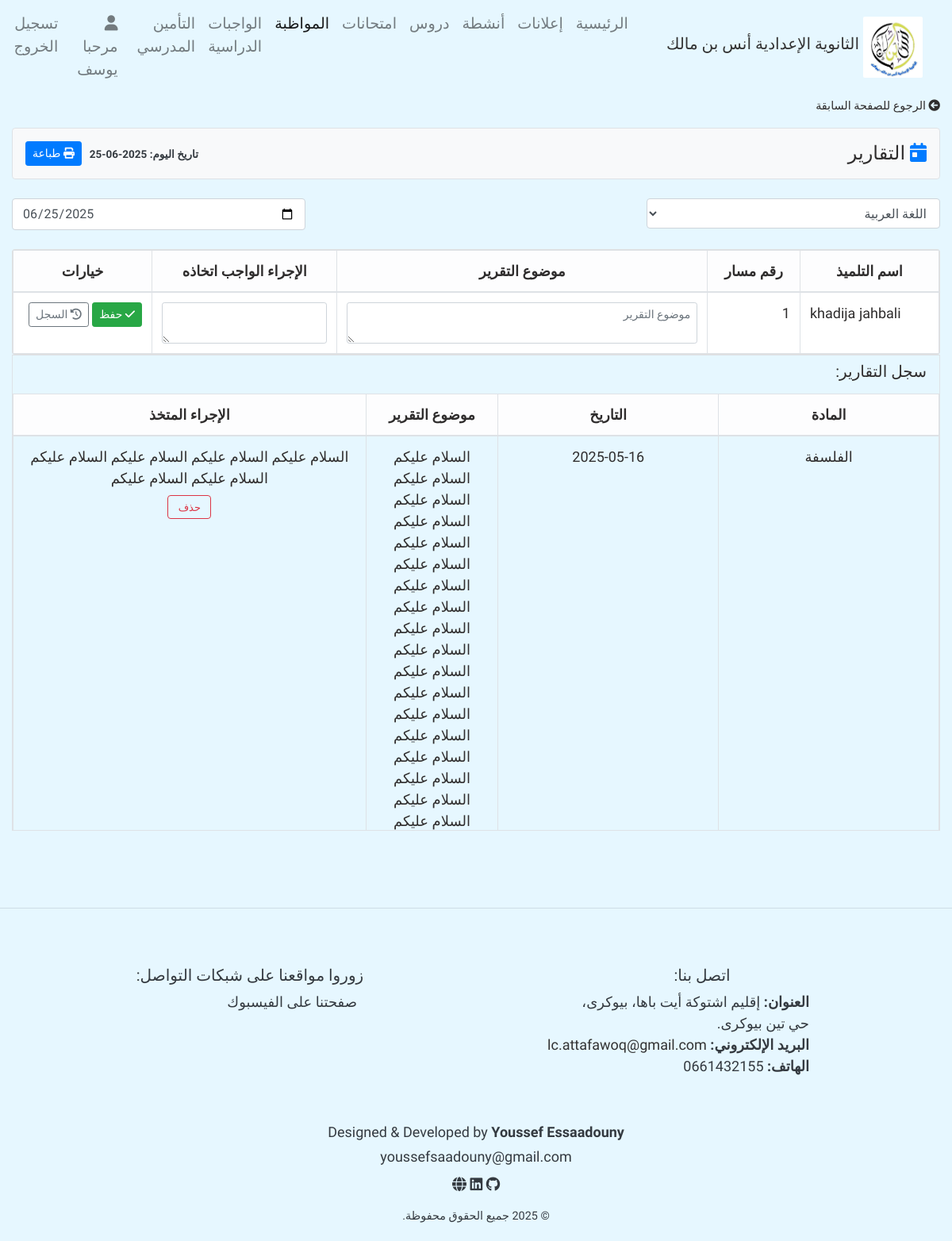
Page /add_reports/12 (signed in) on the committed database.
### home/models.py (models this page shows, shortened)
class UserProfile(models.Model):
    user = models.ForeignKey(User, on_delete = models.CASCADE)
    firstname = models.CharField(max_length = 100)
    lastname = models.CharField(max_length = 100)
    User_Type = models.CharField(max_length = 100, null = True, blank = True)
    email = models.EmailField(null = True, blank=  True)

class Student(models.Model):
    massar_num = models.CharField(max_length = 50, null = True, blank = True)
    first_name = models.CharField(max_length = 50)
    last_name = models.CharField(max_length = 50)
    sections = models.ForeignKey(Section, related_name="students", blank = True, null = True, on_delete = models.SET_NULL)
    number_phone = models.CharField(max_length = 14, null = True, blank = True)
    parentEmail = models.EmailField(null=True, blank = True)

class Report(models.Model):
    title = models.CharField(max_length=100, verbose_name="الإجراء الواجب اتخاذه")
    material = models.ForeignKey(Subject, on_delete=models.CASCADE, verbose_name="المادة")
    student = models.ForeignKey(Student, on_delete=models.CASCADE, verbose_name="التلميذ")
    content = models.TextField(verbose_name="محتوى التقرير")
    instructions = models.TextField(verbose_name="الإجراء الواجب اتخاذه", default= '/')
    date = models.DateField(verbose_name="تاريخ التقرير")
    counter = models.PositiveIntegerField(null = True)
    class Meta:
        ordering = ['-date']

class Subject(models.Model):
    name = models.CharField(max_length = 100)
    def __str__(self):
        return self.name

### home/decorator.py (the view)
        def wrapper_funct(request, *args, **kwargs):
            group = None
            if request.user.groups.exists():
                group = request.user.groups.all()[0].name
            if group and group in allowed_roles:
                return view_func(request, *args, **kwargs)
            else:
                return HttpResponse('أنت غير مؤهل لزيارة هذه الصفحة.')

### home/decorator.py (called while the page is built)
def allowed_user(allowed_roles = []):
    def decorator(view_func):
        def wrapper_funct(request, *args, **kwargs):
            group = None
            if request.user.groups.exists():
                group = request.user.groups.all()[0].name
            if group and group in allowed_roles:
                return view_func(request, *args, **kwargs)
            else:
                return HttpResponse('أنت غير مؤهل لزيارة هذه الصفحة.')
        return wrapper_funct
    return decorator

### home/views.py (called while the page is built, shortened)
@allowed_user(allowed_roles=['general_surveillance', 'admin'])
def add_reports(request, id):
    whatsapp_url = None
    message = None
    user = request.user
    user_info = UserProfile.objects.get(user = user)
    student = Student.objects.get(id = id)
    all_materials = Subject.objects.all()
    material = None
    year = time_zone.now().year
    reports = Report.objects.filter(date__year = year, student = student)
    context = {
        'user_info' : user_info,
        'message' : message,
        'all_materials' : all_materials,
        'material' : material,
        'student': student,
        'reports' : reports,
        'whatsapp_url' : whatsapp_url
    }
    return render(request, 'pages/attendance/reports/add_reports.html', context)

### templates/pages/attendance/reports/add_reports.html (shortened to what this page needs)
{% extends 'base.html' %}
{% load static %}
{% block content %}
<div class="container-fluid">
      {% if message %}
    <h4>
      {{message}}
    </h4>
      {% else %}
      <div class="mb-3 text-start">
        <a href="{% url 'StudentAttendance' student.id %}" class="text-decoration-none" style="color: inherit; font-size: 0.9rem;">
          <i class="fas fa-arrow-circle-left me-1"></i> الرجوع للصفحة السابقة
        </a>
      </div>
      <div class="row mb-4">
        <div class="col-12">
          <div class="d-flex justify-content-between align-items-center p-3 bg-light border rounded">
              <h4 class="mb-0">
                <i class="fas fa-calendar-day text-primary me-2"></i> التقارير
              </h4>
              <div>
                <span class="badge  text-dark me-2">تاريخ اليوم: {% now "Y-m-d" %}</span>
                <button class="btn btn-sm btn-primary" onclick="window.print()">
                  <i class="fas fa-print me-1"></i> طباعة
                </button>
              </div>
          </div>
        </div>
      </div>
      <form action="{% url 'add_reports' student.id %}" method="post">
          <div class="row mb-3 d-flex justify-content-between">
            <div class="col-4  mb-2">
                <select name="material" class="form-select form-control" id="">
                      {% for m in all_materials %}
                      <option value="{{m.id}}" >{{m.name}}</option>
                      {% endfor %}
                </select>
            </div>
            <div class="col-md-4 mb-2">
              <input name="date" type="date" class="form-control" value="{% now 'Y-m-d' %}">
            </div>
          </div>
          <div class="row">
            <div class="col-12">
              <div class="card shadow-sm">
                <div class="card-body p-0">
                  <div style="overflow-x: auto; width: 100%;">
                    <table class="table table-hover table-bordered mb-0" style="width: auto; min-width: 100%;">
                      <thead class="table-light">
                        <tr>
                          <th style="text-align: center; font-size: large" width="15%">اسم التلميذ</th>
                          <th style="text-align: center;" width="10%">رقم مسار</th>
                          <th style="text-align: center; font-size: large;" width="40%">موضوع التقرير</th>
                          <th style="text-align: center; font-size: large" width="20%"> الإجراء الواجب اتخاذه</th>
                          <th style="text-align: center; font-size: large" width="15%">خيارات</th>
                        </tr>
                      </thead>
                      <tbody>
                        <tr>
                          <td style="text-align: end;" width="15%">{{student.first_name}} {{student.last_name}}</td>
                          <td width="10%">{{student.massar_num}}</td>
                          <td width="40%" style="white-space: nowrap;">
                            <textarea type="text"  required class="form-control form-control-sm" name="report_content" placeholder="موضوع التقرير"></textarea>
                          </td>
                          <td width="20%" style="white-space: nowrap;">
                            <textarea type="text"  required class="form-control form-control-sm" name="instructions" ></textarea>
                          </td>
                          <td style="white-space: nowrap;" width="15%">
                            <button type="submit" class="btn btn-sm btn-success me-1">
                              <i class="fas fa-check"></i> حفظ
                            </button>
                            <a href="{% url 'studentTotalreports' student.id %}" id="history" style="text-decoration: none;"  class="btn btn-sm btn-outline-secondary ">
                              <i class="fas fa-history"></i>  السجل
                            </a>
                          </td>
                        </tr>
                      </tbody>
                    </table>
                  </div>
                </div>
              </div>
            </div>
          </div>
      </form>
      <div class="table-responsive border" style="max-height: 600px; overflow-y: auto;">
        <h5 class="mx-3 my-2">سجل التقارير:</h5>
        {% if reports %}
        <table class="table table-hover table-bordered my-3" style="table-layout: fixed; width: 100%;">
          <thead class="table-light justify-content-center" style="position: sticky; top: 0; z-index: 1;">
            <tr  >
              <th style="width: 25%; text-align:center; font-size: large">المادة</th>
              <th style="width: 25%; text-align:center; font-size: large">التاريخ</th>
              <th style="width: 15%; text-align:center; font-size: large">موضوع التقرير</th>
              <th style="width: 40%; text-align:center; font-size: large">الإجراء المتخذ  </th>
            </tr>
          </thead>
          <tbody>
            {% for r in reports %}
              <tr >
                <td style="word-wrap: break-word;text-align:center">{{r.material}} </td>
                <td style="white-space: nowrap;text-align:center">{{r.date|date:'Y-m-d'}}</td>
                <td style="text-align:center" class="">{{r.content}}</td>
                <td style="text-align:center; word-wrap: break-word; max-width: 0; overflow: hidden; text-overflow: ellipsis;" title="{{a.notes}}">
                  {{r.instructions}}
                  <br>
                  <a href="{% url 'Delete' r.id %}?page=reports" onclick="return confirm ('هل أنت متأكد من الحذف؟')"  class="btn btn-outline-danger my-2 mx-auto" style="height: 30px; width: 55px; text-align: center; font-size:small;display: flex; justify-content: center; align-items: center;" onclick="return confirm('هل أنت متأكد من الحذف؟');">    حذف  </a>
                </td>
              </tr>
          {% endfor %}
            </tbody>
          </table>
          {% else %}
            <center>
              <p class="m-3">
              لا يوجد أي تقرير لعرضه
              </p
            </center>
          {% endif %}
      </div>
  {% endif %}
</div>
{% endblock %}

### templates/parts/navbar.html (shortened to what this page needs)
 {% load static %}
 <nav class="navbar navbar-expand-lg navbar-light " style="font-size:medium; font-weight:normal" dir="rtl">
        <a href="/" class="navbar-brand text-center d-flex align-items-center">
            <img src="{% static 'photos/aim.jpg' %}" alt="شعار الثانوية الإعدادية أنس بن مالك ">
            <h5>الثانوية الإعدادية أنس بن مالك </h5>
        </a>
        <div id="navbarContent" class="collapse navbar-collapse justify-content-center">
            <ul class="navbar-nav" style="border-radius:2px; color:#f8f9fa">
                <li class="nav-item {% if request.path == '/' %} active {% endif %} "><a href="/" class="nav-link">  الرئيسية</a></li>
                <li class="nav-item {% if request.resolver_match.url_name == 'announce' or request.resolver_match.url_name == 'add_announce' %} active {% endif %}"><a href="{% url 'announce' %}" class="nav-link">إعلانات</a></li>
                <li class="nav-item {% if request.resolver_match.url_name == 'ShowActivities' or request.resolver_match.url_name == 'add_activity' %} active {% endif %}"><a href="{% url 'ShowActivities' %}" class="nav-link">أنشطة</a></li>
                <li class="nav-item   "><a href=" {% if 'admin' in request.user.groups.all|join:',' or 'teacher' in request.user.groups.all|join:',' or 'general_surveillance' in request.user.groups.all|join:','  %} {% url 'UserCourseList' %} {% else %} {% url 'course_res' %} {% endif %} " class="nav-link">دروس</a></li>
                <li class="nav-item "><a href="{% url 'exams' %}" class="nav-link">امتحانات</a></li>
                {% if 'admin' in request.user.groups.all|join:", " or 'general_surveillance' in request.user.groups.all|join:", " %}
                <li class="nav-item {% if request.path == '/classes/' or request.path == '/ClassStudents/' or request.resolver_match.url_name == 'studentTotalAbsence' or request.resolver_match.url_name == 'studentAbsence' or request.resolver_match.url_name == 'StudentAttendance' or request.resolver_match.url_name == 'ClassStudents' or request.resolver_match.url_name == 'add_reports' or request.resolver_match.url_name == 'studentTotalreports' %} active {% endif %}"><a href="{% url 'classes' %}" class="nav-link seasonsDropdown"> المواظبة </a></li>
                {% endif %}
                {% if 'admin' in request.user.groups.all|join:", " or 'teacher' in request.user.groups.all|join:", "  or 'student' in request.user.groups.all|join:", " %}
                <li class="nav-item "><a href=" {% if 'student' in request.user.groups.all|join:',' %} {% url 'homeWork' %} {% else %} {% url 'UserHomeWorkList' %} {% endif %} " class="nav-link seasonsDropdown"> الواجبات الدراسية</a></li>
                {% endif %}
                <li class="nav-item {% if request.path == '/add_insurance/' %} active {% endif %}"><a href="{% url 'add_insurance' %}" class="nav-link seasonsDropdown">  التأمين المدرسي</a></li>
                {% url 'password_change' as p %}
                {% url 'password_change_done' as d %}
                <li class="nav-item mx-2 {% if request.path == '/UserInfo/' %} active {% endif %}"><a href="{% url 'UserInfo' %}" class="nav-link user" >{% if request.path != p and request.path != d %} <i class="fas fa-user "></i>  مرحبا  {{user_info.firstname}} {% endif %}</a></li>
                <li class="nav-item "><a href="{% url 'signout' %}" class="nav-link out"> تسجيل الخروج  </a></li>
            </ul>
        </div>
    </nav>

### LC_tassegdelt/static/css/style.css (style rules this page uses)
body { background: #e6f7ff; color: #2f2d2d; position: relative; font-size: large; font-family: 'Tajawal' , 'Gupter', 'Marhey', sans-serif !important; direction: rtl; text-align: right; }
.navbar-brand { display: flex; align-items: center; justify-content: center; }
.navbar-brand img { max-width: 75px; margin: 5px; border-radius: 2px; }
.navbar-brand h5 { color: #333333; font-family: 'Reem Kufi Fun'; }
.nav-link, .nav-link:visited { font-size: larger; color: #f8f9fa; }
.nav-item { font-family: 'Reem Kufi Fun'; }
@media (min-width: 576px) { .navbar-brand { flex-direction: row; } }
@media (min-width: 576px) { .navbar-brand img { max-width: 75px; margin: 5px; } }

### rows in the picture
UserProfile: firstname "يوسف"
Student: first_name "khadija", last_name "jahbali", massar_num "1"
Report: material "الفلسفة", date "2025-05-16", content "السلام عليكم السلام عليكم السلام عليكم السلام عليكم السلام عليكم السلام عليكم السلام عليكم السلام عليكم السلام عليكم السلام عليكم السلام عليكم السلام عليكم السلام عليكم السلام عليكم السلام عليكم السلام عليكم السلام عليكم السلام عليكم", instructions "السلام عليكم السلام عليكم السلام عليكم السلام عليكم السلام عليكم السلام عليكم"

### other values in the picture
form field material "اللغة العربية"
